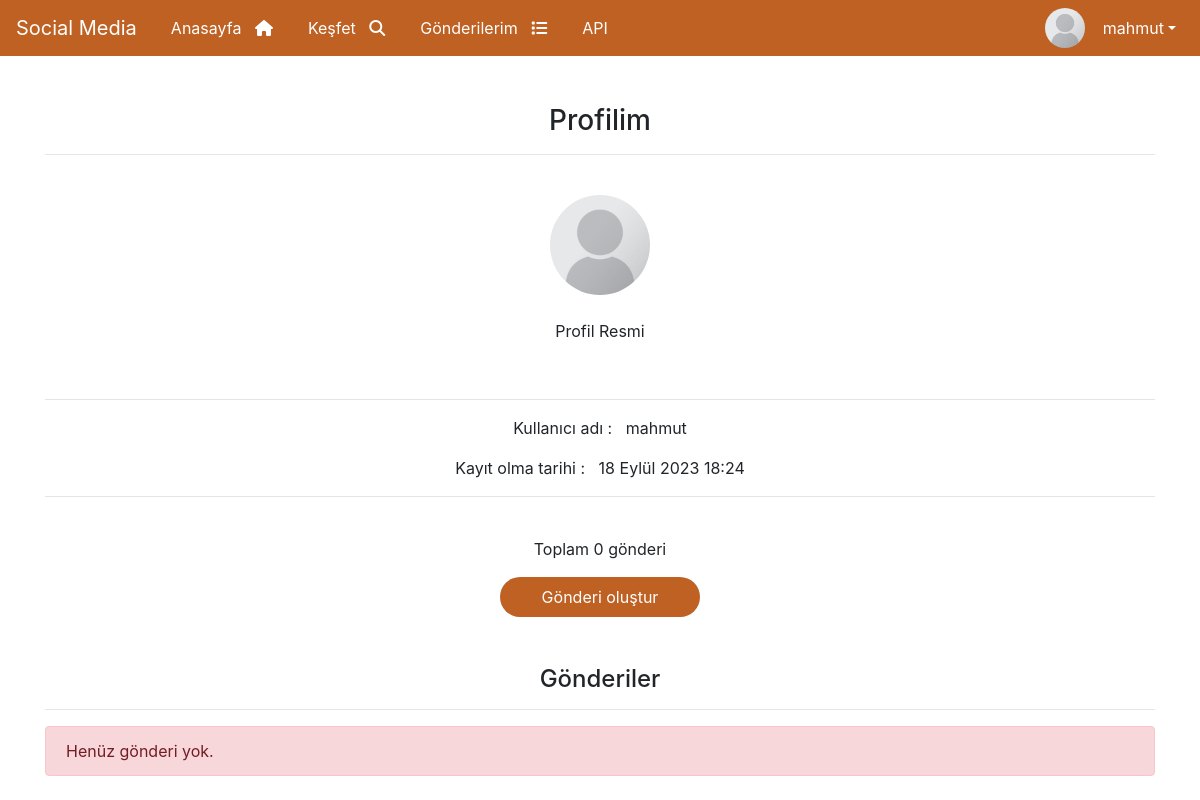
The app's page /user/profile/ (signed in), older data.
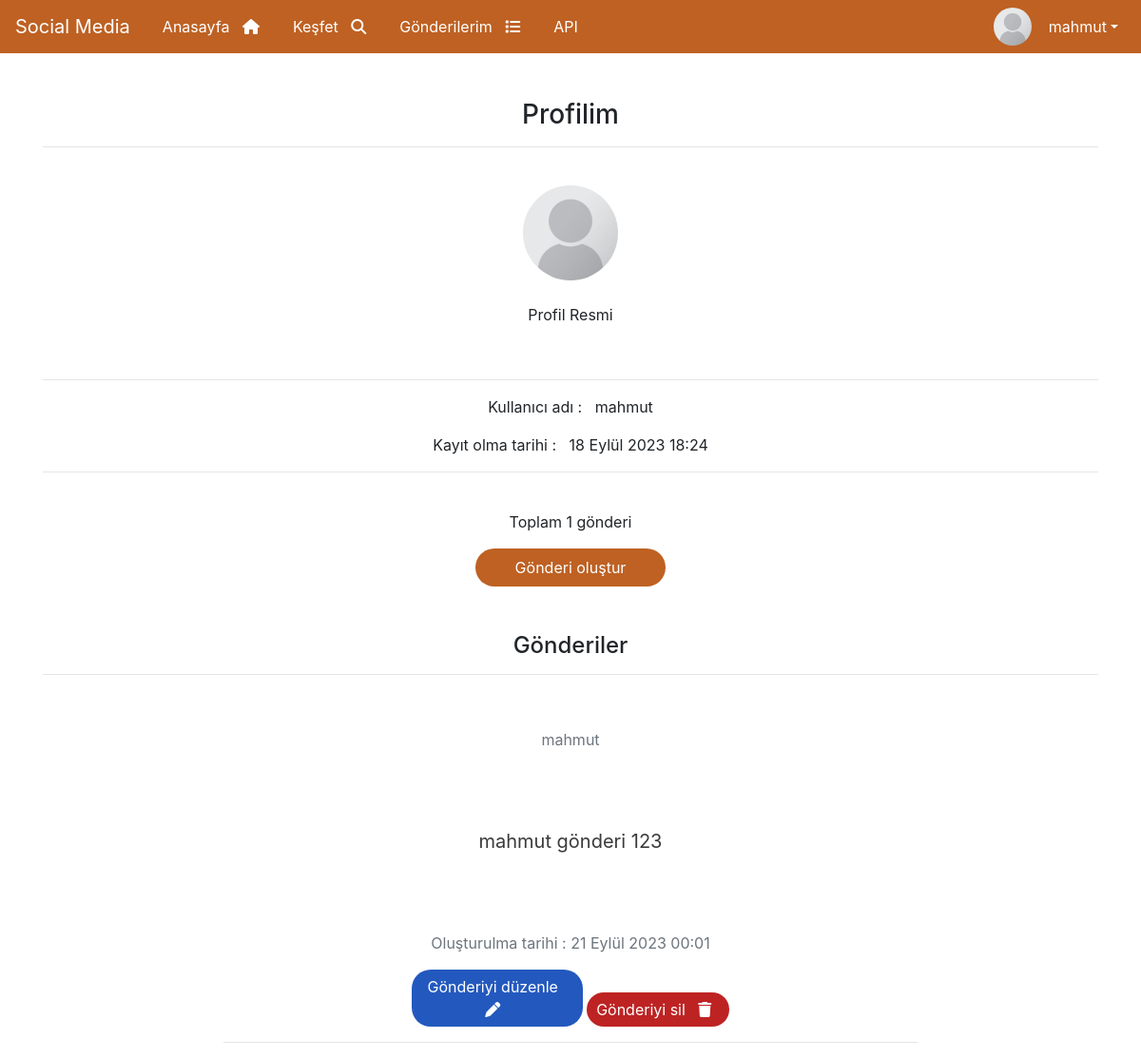
The same page, newer data.
### post/models.py (models this page shows, shortened)
class Post(models.Model):
    author = models.ForeignKey("auth.User", on_delete=models.CASCADE, verbose_name="Yazar")
    post_image = models.FileField(verbose_name="Resim Ekle", blank=True, null=True)
    content = models.CharField(max_length=10000, null=True, blank=True, verbose_name="İçerik")
    created_date = models.DateTimeField(auto_now_add=True, verbose_name="Oluşturulma tarihi")

### user/views.py (the view)
# urls.py: path('profile/', views.profileUser, name="profileUser"),
def profileUser(request):
    if not request.user.is_authenticated:
        messages.info(request, "Profilinizi görüntüleyebilmek için giriş yapmalısınız.")
        return redirect("user:login")
    user = request.user
    registiration_date = user.date_joined
    posts = Post.objects.filter(author = request.user)
    context = {
        'user':user,
        'registiration_date' :registiration_date,
        'posts':posts
    }
    return render(request, "user/Userprofile.html", context)

### templates/user/Userprofile.html (shortened to what this page needs)
{% extends 'layout.html' %}
{% load static %}
{% block body %}
    <h3 class="header-text">Profilim</h3>
    <hr>
    <br>
    <img class="profile-photo" src="{% static 'img/placeholder.png' %}" alt="Profile Photo">
    <br>
    <p class="profile-text" >Profil Resmi</p>
    <br>
    <hr>
    <p class="profile-text">Kullanıcı adı : &nbsp; {{user.username}} </p>
    <p class="profile-text">Kayıt olma tarihi : &nbsp; {{registiration_date}} </p>
    <hr>
    <br>
    <p class="total-post">Toplam {{ posts|length }} gönderi</p>
    <a class="add-post-button" href="{% url 'post:addPost' %}">Gönderi oluştur</a>
    <br><br>
    <h4 class="header-text">Gönderiler</h4>
    <hr>
    {% if posts %}
    {% for post in posts %}
    <br>
    <div class="row">
        <div class="col-lg-8 text-align">
            <p><div class="text-muted fst-italic mb-2"> {{ post.author.username }} </div></p>
            <br><br>
            <p><div class="post-detail">{{ post.content }} </div></p>
            <p><div class="text-muted fst-italic mb-2"> Oluşturulma tarihi : {{post.created_date}} </div></p>
            <a class="post-update-button" href="{% url 'post:updatePost' post.id %}">Gönderiyi düzenle &nbsp; <i class="fa-solid fa-pen"></i> </a>
            <a class="post-delete-button" href="{% url 'post:deletePost' post.id %}" onclick="return confirm('Bu gönderiyi silmek istediğinize emin misiniz?')">Gönderiyi sil &nbsp; <i class="fa-solid fa-trash"></i> </a>
            <hr>
        </div>
    </div>
    {% endfor %}
    {% else %}
    <div class="alert alert-danger">Henüz gönderi yok.</div>
    {% endif %}
{% endblock body %}

Row changes from the older to the newer data that the page shows:
added Post: author.username "mahmut", content "mahmut gönderi 123", created_date "21 Eylül 2023 00:01"
Text that changed along with them:
{{ posts|length }}: "0" → "1"
text no longer shown: "Henüz gönderi yok."
